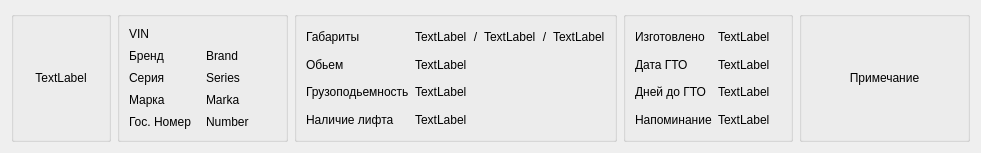
<?xml version="1.0" encoding="UTF-8"?>
<ui version="4.0">
 <class>MainDelegateWidgetAutopark</class>
 <widget class="QWidget" name="MainDelegateWidgetAutopark">
  <property name="geometry">
   <rect>
    <x>0</x>
    <y>0</y>
    <width>981</width>
    <height>153</height>
   </rect>
  </property>
  <property name="sizePolicy">
   <sizepolicy hsizetype="Minimum" vsizetype="Maximum">
    <horstretch>0</horstretch>
    <verstretch>0</verstretch>
   </sizepolicy>
  </property>
  <property name="windowTitle">
   <string>Form</string>
  </property>
  <layout class="QGridLayout" name="gridLayout_2">
   <item row="0" column="0">
    <layout class="QGridLayout" name="gridLayout">
     <item row="0" column="3">
      <widget class="QGroupBox" name="groupBox_3">
       <property name="title">
        <string/>
       </property>
       <layout class="QGridLayout" name="gridLayout_9">
        <item row="0" column="0">
         <layout class="QGridLayout" name="gridLayout_8">
          <item row="0" column="0">
           <widget class="QLabel" name="label_13">
            <property name="text">
             <string>Изготовлено</string>
            </property>
           </widget>
          </item>
          <item row="2" column="0">
           <widget class="QLabel" name="label_21">
            <property name="text">
             <string>Дней до ГТО</string>
            </property>
           </widget>
          </item>
          <item row="2" column="1">
           <widget class="QLabel" name="labelDayTo">
            <property name="text">
             <string>TextLabel</string>
            </property>
           </widget>
          </item>
          <item row="1" column="0">
           <widget class="QLabel" name="label_15">
            <property name="text">
             <string>Дата ГТО</string>
            </property>
           </widget>
          </item>
          <item row="0" column="1">
           <widget class="QLabel" name="labelDataIssue">
            <property name="text">
             <string>TextLabel</string>
            </property>
           </widget>
          </item>
          <item row="1" column="1">
           <widget class="QLabel" name="labelTechInspection">
            <property name="text">
             <string>TextLabel</string>
            </property>
           </widget>
          </item>
          <item row="3" column="0">
           <widget class="QLabel" name="label_23">
            <property name="text">
             <string>Напоминание</string>
            </property>
           </widget>
          </item>
          <item row="3" column="1">
           <widget class="QLabel" name="labelReminder">
            <property name="text">
             <string>TextLabel</string>
            </property>
           </widget>
          </item>
         </layout>
        </item>
       </layout>
      </widget>
     </item>
     <item row="0" column="0">
      <widget class="QGroupBox" name="groupBoxImg">
       <property name="sizePolicy">
        <sizepolicy hsizetype="Maximum" vsizetype="Preferred">
         <horstretch>0</horstretch>
         <verstretch>0</verstretch>
        </sizepolicy>
       </property>
       <property name="minimumSize">
        <size>
         <width>100</width>
         <height>0</height>
        </size>
       </property>
       <property name="title">
        <string/>
       </property>
       <layout class="QGridLayout" name="gridLayout_3">
        <item row="0" column="0">
         <widget class="QLabel" name="lblPixmap">
          <property name="sizePolicy">
           <sizepolicy hsizetype="Maximum" vsizetype="Maximum">
            <horstretch>0</horstretch>
            <verstretch>0</verstretch>
           </sizepolicy>
          </property>
          <property name="text">
           <string>TextLabel</string>
          </property>
          <property name="alignment">
           <set>Qt::AlignCenter</set>
          </property>
         </widget>
        </item>
       </layout>
      </widget>
     </item>
     <item row="0" column="4">
      <widget class="QGroupBox" name="groupBox_4">
       <property name="title">
        <string/>
       </property>
       <layout class="QGridLayout" name="gridLayout_11">
        <item row="0" column="0">
         <layout class="QGridLayout" name="gridLayout_10">
          <item row="0" column="0">
           <widget class="QLabel" name="labelNote">
            <property name="text">
             <string>Примечание</string>
            </property>
            <property name="alignment">
             <set>Qt::AlignCenter</set>
            </property>
           </widget>
          </item>
         </layout>
        </item>
       </layout>
      </widget>
     </item>
     <item row="0" column="1">
      <widget class="QGroupBox" name="groupBox">
       <property name="title">
        <string/>
       </property>
       <layout class="QGridLayout" name="gridLayout_5">
        <item row="0" column="0">
         <layout class="QGridLayout" name="gridLayout_4">
          <item row="1" column="1">
           <widget class="QLabel" name="labelBrandName">
            <property name="text">
             <string>Brand</string>
            </property>
           </widget>
          </item>
          <item row="4" column="0">
           <widget class="QLabel" name="label_2">
            <property name="text">
             <string>Гос. Номер</string>
            </property>
           </widget>
          </item>
          <item row="3" column="0">
           <widget class="QLabel" name="label_5">
            <property name="text">
             <string>Марка</string>
            </property>
           </widget>
          </item>
          <item row="3" column="1">
           <widget class="QLabel" name="labelMarka">
            <property name="text">
             <string>Marka</string>
            </property>
           </widget>
          </item>
          <item row="4" column="1">
           <widget class="QLabel" name="labelGosNomer">
            <property name="text">
             <string>Number</string>
            </property>
           </widget>
          </item>
          <item row="2" column="1">
           <widget class="QLabel" name="labelSeries">
            <property name="text">
             <string>Series</string>
            </property>
           </widget>
          </item>
          <item row="2" column="0">
           <widget class="QLabel" name="label_3">
            <property name="text">
             <string>Серия</string>
            </property>
           </widget>
          </item>
          <item row="1" column="0">
           <widget class="QLabel" name="label">
            <property name="text">
             <string>Бренд</string>
            </property>
           </widget>
          </item>
          <item row="0" column="0" colspan="2">
           <widget class="QLabel" name="labelVIN">
            <property name="text">
             <string>VIN</string>
            </property>
           </widget>
          </item>
         </layout>
        </item>
       </layout>
      </widget>
     </item>
     <item row="0" column="2">
      <widget class="QGroupBox" name="groupBox_2">
       <property name="title">
        <string/>
       </property>
       <layout class="QGridLayout" name="gridLayout_7">
        <item row="0" column="0">
         <layout class="QGridLayout" name="gridLayout_6">
          <item row="0" column="0">
           <widget class="QLabel" name="label_6">
            <property name="sizePolicy">
             <sizepolicy hsizetype="Maximum" vsizetype="Preferred">
              <horstretch>0</horstretch>
              <verstretch>0</verstretch>
             </sizepolicy>
            </property>
            <property name="text">
             <string>Габариты</string>
            </property>
           </widget>
          </item>
          <item row="0" column="1">
           <widget class="QLabel" name="labelLenth">
            <property name="sizePolicy">
             <sizepolicy hsizetype="Maximum" vsizetype="Preferred">
              <horstretch>0</horstretch>
              <verstretch>0</verstretch>
             </sizepolicy>
            </property>
            <property name="text">
             <string>TextLabel</string>
            </property>
           </widget>
          </item>
          <item row="0" column="4">
           <widget class="QLabel" name="label_19">
            <property name="sizePolicy">
             <sizepolicy hsizetype="Maximum" vsizetype="Preferred">
              <horstretch>0</horstretch>
              <verstretch>0</verstretch>
             </sizepolicy>
            </property>
            <property name="text">
             <string>/</string>
            </property>
            <property name="alignment">
             <set>Qt::AlignCenter</set>
            </property>
           </widget>
          </item>
          <item row="3" column="0">
           <widget class="QLabel" name="label_11">
            <property name="text">
             <string>Наличие лифта</string>
            </property>
           </widget>
          </item>
          <item row="0" column="3">
           <widget class="QLabel" name="labelWidth">
            <property name="sizePolicy">
             <sizepolicy hsizetype="Maximum" vsizetype="Preferred">
              <horstretch>0</horstretch>
              <verstretch>0</verstretch>
             </sizepolicy>
            </property>
            <property name="text">
             <string>TextLabel</string>
            </property>
           </widget>
          </item>
          <item row="1" column="0">
           <widget class="QLabel" name="label_7">
            <property name="text">
             <string>Обьем</string>
            </property>
           </widget>
          </item>
          <item row="2" column="0">
           <widget class="QLabel" name="label_9">
            <property name="text">
             <string>Грузоподьемность</string>
            </property>
           </widget>
          </item>
          <item row="0" column="2">
           <widget class="QLabel" name="label_17">
            <property name="sizePolicy">
             <sizepolicy hsizetype="Maximum" vsizetype="Preferred">
              <horstretch>0</horstretch>
              <verstretch>0</verstretch>
             </sizepolicy>
            </property>
            <property name="text">
             <string>/</string>
            </property>
            <property name="alignment">
             <set>Qt::AlignCenter</set>
            </property>
           </widget>
          </item>
          <item row="0" column="5">
           <widget class="QLabel" name="labelHeight">
            <property name="sizePolicy">
             <sizepolicy hsizetype="Maximum" vsizetype="Preferred">
              <horstretch>0</horstretch>
              <verstretch>0</verstretch>
             </sizepolicy>
            </property>
            <property name="text">
             <string>TextLabel</string>
            </property>
           </widget>
          </item>
          <item row="3" column="1" colspan="2">
           <widget class="QLabel" name="labelLift">
            <property name="text">
             <string>TextLabel</string>
            </property>
           </widget>
          </item>
          <item row="2" column="1" colspan="2">
           <widget class="QLabel" name="labelTonnag">
            <property name="text">
             <string>TextLabel</string>
            </property>
           </widget>
          </item>
          <item row="1" column="1" colspan="2">
           <widget class="QLabel" name="labelSpace">
            <property name="text">
             <string>TextLabel</string>
            </property>
           </widget>
          </item>
         </layout>
        </item>
       </layout>
      </widget>
     </item>
    </layout>
   </item>
  </layout>
 </widget>
 <resources/>
 <connections/>
</ui>
